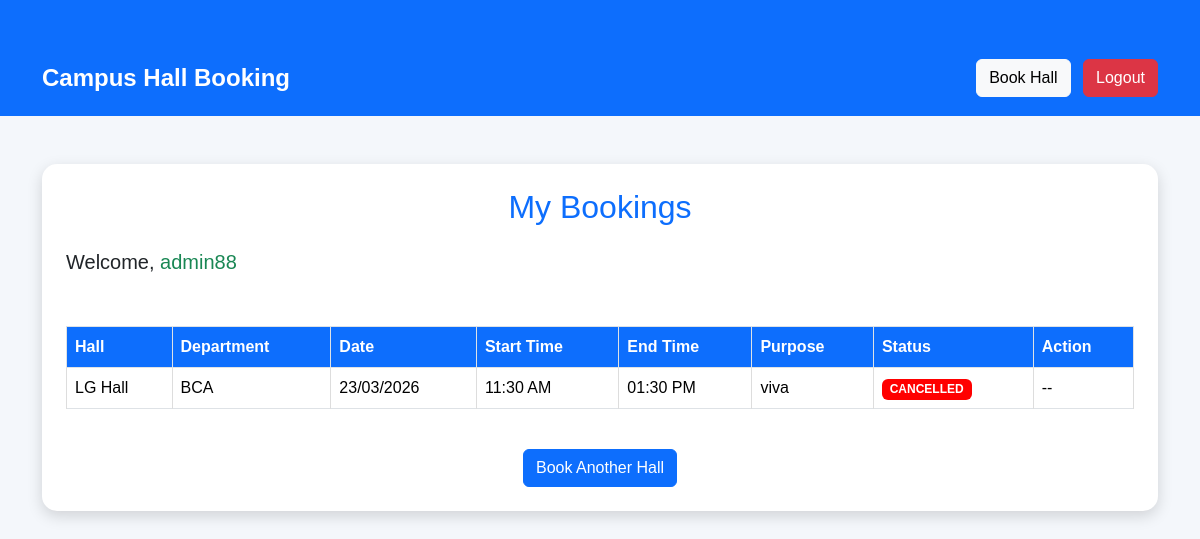
/my-bookings/ (signed in), run on the app's committed database.
### booking/models.py (models this page shows, shortened)
class Booking(models.Model):
    STATUS_CHOICES = [
        ('active', 'Active'),
        ('cancelled', 'Cancelled'),
        ('pending', 'Pending'),
    ]
    user = models.ForeignKey(
        User, on_delete=models.CASCADE)
    hall = models.ForeignKey(
        Hall, on_delete=models.CASCADE)
    department = models.CharField(max_length=200)
    date = models.DateField()
    start_time = models.TimeField()
    end_time = models.TimeField()
    purpose = models.CharField(max_length=300)
    status = models.CharField(
        max_length=10,
        choices=STATUS_CHOICES,
        default='active'
    )
    created_at = models.DateTimeField(
        auto_now_add=True)

class Hall(models.Model):
    name = models.CharField(max_length=100)
    capacity = models.IntegerField()
    location = models.CharField(max_length=200)
    def __str__(self):
        return self.name

### booking/views.py (the view)
# urls.py: path('my-bookings/', views.my_bookings,
@login_required
def my_bookings(request):
    bookings = Booking.objects.filter(
        user=request.user)
    return render(request,
                 'booking/my_bookings.html',
                 {'bookings': bookings})

### booking/templates/booking/my_bookings.html (shortened to what this page needs)
{% load static %}
<!DOCTYPE html>
<html lang="en">
<head>
    <link href="https://cdn.jsdelivr.net/npm/bootstrap@5.3.3/dist/css/bootstrap.min.css" rel="stylesheet">
    <link rel="stylesheet" href="{% static 'css/style.css' %}">
</head>
<body>
<nav class="navbar navbar-expand-lg navbar-dark bg-primary">
    <div class="container">
        <a class="navbar-brand" href="/book/">
            Campus Hall Booking
        </a>
        <div class="ms-auto">
            <a href="/book/" class="btn btn-light me-2">
                Book Hall
            </a>
            <a href="/logout/" class="btn btn-danger">
                Logout
            </a>
        </div>
    </div>
</nav>
<div class="container mt-5">
    <div class="card p-4">
        <h2 class="text-center text-primary mb-4">
            My Bookings
        </h2>
        <h5>
            Welcome,
            <span class="text-success">
                {{ user.username }}
            </span>
        </h5>
        <br>
        <table class="table table-bordered table-hover">
            <thead>
            <tr>
                <th>Hall</th>
                <th>Department</th>
                <th>Date</th>
                <th>Start Time</th>
                <th>End Time</th>
                <th>Purpose</th>
                <th>Status</th>
                <th>Action</th>
            </tr>
            </thead>
            <tbody>
            {% for booking in bookings %}
            <tr>
                <td>{{ booking.hall }}</td>
                <td>{{ booking.department }}</td>
                <td>{{ booking.date|date:"d/m/Y" }}</td>
                <td>{{ booking.start_time|time:"h:i A" }}</td>
                <td>{{ booking.end_time|time:"h:i A" }}</td>
                <td>{{ booking.purpose }}</td>
                <td>
                    {% if booking.status == "active" %}
                        <span class="badge badge-active">
                            ACTIVE
                        </span>
                    {% elif booking.status == "pending" %}
                        <span class="badge badge-pending">
                            PENDING
                        </span>
                    {% else %}
                        <span class="badge badge-cancelled">
                            CANCELLED
                        </span>
                    {% endif %}
                </td>
                <td>
                    {% if booking.status != "cancelled" %}
                    <button
                        class="btn btn-danger btn-sm"
                        onclick="showConfirm({{ booking.id }})">
                        Cancel
                    </button>
                    {% else %}
                    --
                    {% endif %}
                </td>
            </tr>
            {% empty %}
            <tr>
                <td colspan="8" class="text-center">
                    No Bookings Found
                </td>
            </tr>
            {% endfor %}
            </tbody>
        </table>
        <div class="text-center mt-4">
            <a href="/book/" class="btn btn-primary">
                Book Another Hall
            </a>
        </div>
    </div>
</div>
</body>
</html>

### booking/static/css/style.css (style rules this page uses)
* { margin:0; padding:0; box-sizing:border-box; }
body { font-family:Arial, Helvetica, sans-serif; background:#f4f7fc; }
.navbar { background:#0d6efd; padding:15px; }
.navbar-brand { color:white !important; font-size:24px; font-weight:bold; }
.container { margin-top:40px; }
.card { background:white; border-radius:15px; padding:30px; box-shadow:0 5px 15px rgba(0,0,0,0.2); }
h1,h2,h3 { color:#0d6efd; text-align:center; margin-bottom:20px; }
.btn-primary { background:#0d6efd; color:white; }
.btn-danger { background:#dc3545; color:white; }
table { width:100%; border-collapse:collapse; margin-top:20px; background:white; }
th { background:#0d6efd; color:white; padding:12px; }
td { border:1px solid #ddd; padding:10px; }
a { text-decoration:none; }

### booking/templates/booking/my_bookings.html (style rules this page uses)
body { background:#f4f7fb; }
.navbar-brand { font-weight:bold; }
.card { border:none; border-radius:15px; box-shadow:0 5px 15px rgba(0,0,0,.15); }
.table th { background:#0d6efd; color:white; }
.badge-cancelled { background:red; }

### data on the page
Booking: hall "LG Hall", department "BCA", date "23/03/2026", start_time "11:30 AM", end_time "01:30 PM", purpose "viva", status "CANCELLED"

### other printed values
{{ user.username }} "admin88"
